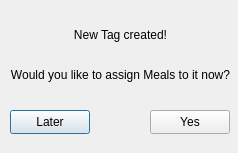
<?xml version="1.0" encoding="UTF-8"?>
<ui version="4.0">
 <class>CreateTag_PromptLinkMeals</class>
 <widget class="QDialog" name="CreateTag_PromptLinkMeals">
  <property name="geometry">
   <rect>
    <x>0</x>
    <y>0</y>
    <width>238</width>
    <height>153</height>
   </rect>
  </property>
  <property name="windowTitle">
   <string>Assign Meals?</string>
  </property>
  <widget class="QPushButton" name="pushButton_2">
   <property name="geometry">
    <rect>
     <x>10</x>
     <y>110</y>
     <width>80</width>
     <height>24</height>
    </rect>
   </property>
   <property name="text">
    <string>Later</string>
   </property>
  </widget>
  <widget class="QLabel" name="label">
   <property name="geometry">
    <rect>
     <x>10</x>
     <y>20</y>
     <width>221</width>
     <height>71</height>
    </rect>
   </property>
   <property name="text">
    <string>&lt;html&gt;&lt;head/&gt;&lt;body&gt;&lt;p align=&quot;center&quot;&gt;New Tag created!&lt;br/&gt;&lt;/p&gt;&lt;p align=&quot;center&quot;&gt;Would you like to assign Meals to it now?&lt;/p&gt;&lt;/body&gt;&lt;/html&gt;</string>
   </property>
  </widget>
  <widget class="QPushButton" name="pushButton">
   <property name="geometry">
    <rect>
     <x>150</x>
     <y>110</y>
     <width>80</width>
     <height>24</height>
    </rect>
   </property>
   <property name="text">
    <string>Yes</string>
   </property>
  </widget>
 </widget>
 <resources/>
 <connections/>
</ui>
